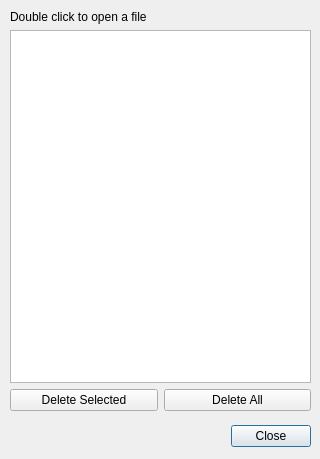
<?xml version="1.0" encoding="UTF-8"?>
<ui version="4.0">
 <class>AutosaveSwcListDialog</class>
 <widget class="QDialog" name="AutosaveSwcListDialog">
  <property name="geometry">
   <rect>
    <x>0</x>
    <y>0</y>
    <width>320</width>
    <height>459</height>
   </rect>
  </property>
  <property name="windowTitle">
   <string>Autosaved SWC Files</string>
  </property>
  <widget class="QDialogButtonBox" name="buttonBox">
   <property name="geometry">
    <rect>
     <x>220</x>
     <y>420</y>
     <width>91</width>
     <height>32</height>
    </rect>
   </property>
   <property name="orientation">
    <enum>Qt::Horizontal</enum>
   </property>
   <property name="standardButtons">
    <set>QDialogButtonBox::Close</set>
   </property>
  </widget>
  <widget class="QWidget" name="">
   <property name="geometry">
    <rect>
     <x>10</x>
     <y>10</y>
     <width>301</width>
     <height>401</height>
    </rect>
   </property>
   <layout class="QVBoxLayout" name="verticalLayout_2">
    <item>
     <layout class="QVBoxLayout" name="verticalLayout">
      <item>
       <widget class="QLabel" name="label">
        <property name="text">
         <string>Double click to open a file</string>
        </property>
       </widget>
      </item>
      <item>
       <widget class="QListView" name="listView"/>
      </item>
     </layout>
    </item>
    <item>
     <layout class="QHBoxLayout" name="horizontalLayout">
      <item>
       <widget class="QPushButton" name="deleteSelectedPushButton">
        <property name="text">
         <string>Delete Selected</string>
        </property>
       </widget>
      </item>
      <item>
       <widget class="QPushButton" name="pushButton">
        <property name="text">
         <string>Delete All</string>
        </property>
       </widget>
      </item>
     </layout>
    </item>
   </layout>
  </widget>
 </widget>
 <resources/>
 <connections>
  <connection>
   <sender>buttonBox</sender>
   <signal>accepted()</signal>
   <receiver>AutosaveSwcListDialog</receiver>
   <slot>accept()</slot>
   <hints>
    <hint type="sourcelabel">
     <x>248</x>
     <y>254</y>
    </hint>
    <hint type="destinationlabel">
     <x>157</x>
     <y>274</y>
    </hint>
   </hints>
  </connection>
  <connection>
   <sender>buttonBox</sender>
   <signal>rejected()</signal>
   <receiver>AutosaveSwcListDialog</receiver>
   <slot>reject()</slot>
   <hints>
    <hint type="sourcelabel">
     <x>316</x>
     <y>260</y>
    </hint>
    <hint type="destinationlabel">
     <x>286</x>
     <y>274</y>
    </hint>
   </hints>
  </connection>
 </connections>
</ui>
